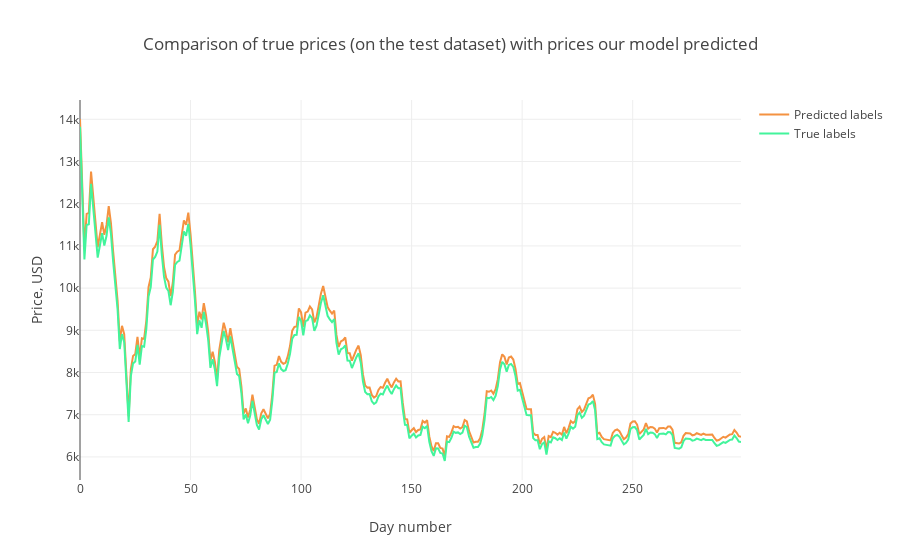

The code cell stored with this chart in its notebook:
### Code cell
trace1 = go.Scatter(
    x = np.arange(0, len(prediction2_inverse), 1),
    y = prediction2_inverse,
    mode = 'lines',
    name = 'Predicted labels',
    line = dict(color=('rgb(244, 146, 65)'), width=2)
)
trace2 = go.Scatter(
    x = np.arange(0, len(Y_test2_inverse), 1),
    y = Y_test2_inverse,
    mode = 'lines',
    name = 'True labels',
    line = dict(color=('rgb(66, 244, 155)'), width=2)
)

data = [trace1, trace2]
layout = dict(title = 'Comparison of true prices (on the test dataset) with prices our model predicted',
             xaxis = dict(title = 'Day number'), yaxis = dict(title = 'Price, USD'))
fig = dict(data=data, layout=layout)
py.iplot(fig, filename='results_demonstrating0')

### Figure 1 — Plotly figure (JSON) as saved in the notebook; plotly's stock layout.template omitted (floating-point values rounded to 4 significant figures; data arrays with more than 128 entries replaced by an {"elided": "..."} marker saying what was removed)
{"data": [{"line": {"color": "rgb(244, 146, 65)", "width": 2}, "mode": "lines", "name": "Predicted labels", "type": "scatter", "uid": "61bdbced-f74c-4e80-9ee0-9561478641e6", "x": {"elided": "300 int values"}, "y": {"elided": "300 float values"}}, {"line": {"color": "rgb(66, 244, 155)", "width": 2}, "mode": "lines", "name": "True labels", "type": "scatter", "uid": "a5299553-113a-4135-9f02-c374f8bb5f3c", "x": {"elided": "300 int values"}, "y": {"elided": "300 float values"}}], "layout": {"title": "Comparison of true prices (on the test dataset) with prices our model predicted", "xaxis": {"title": "Day number"}, "yaxis": {"title": "Price, USD"}}}
